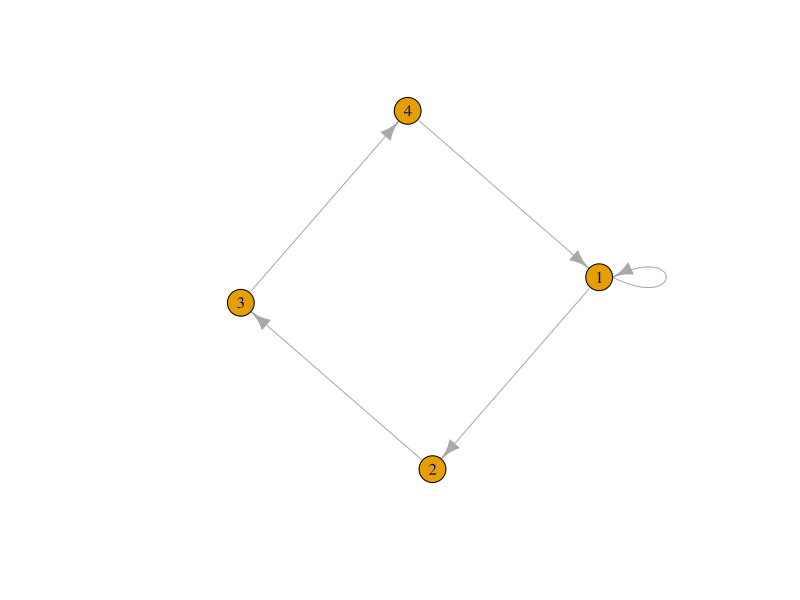
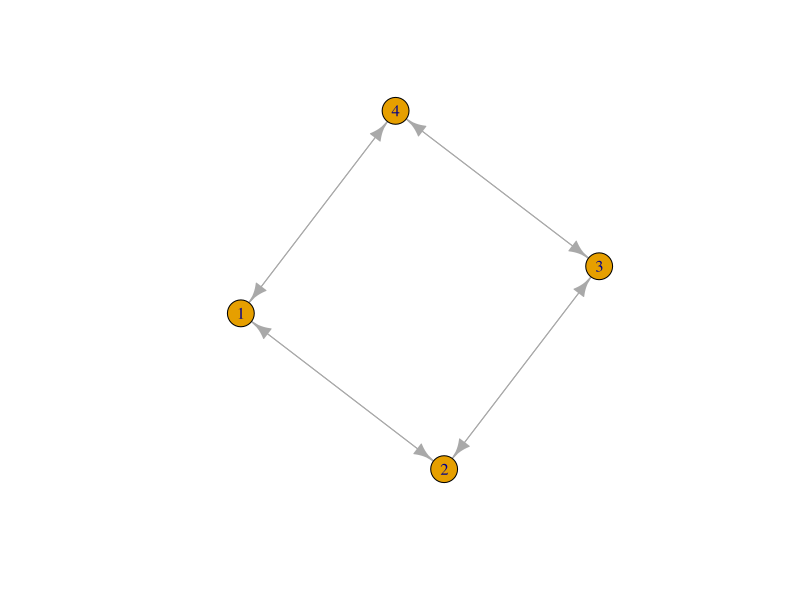
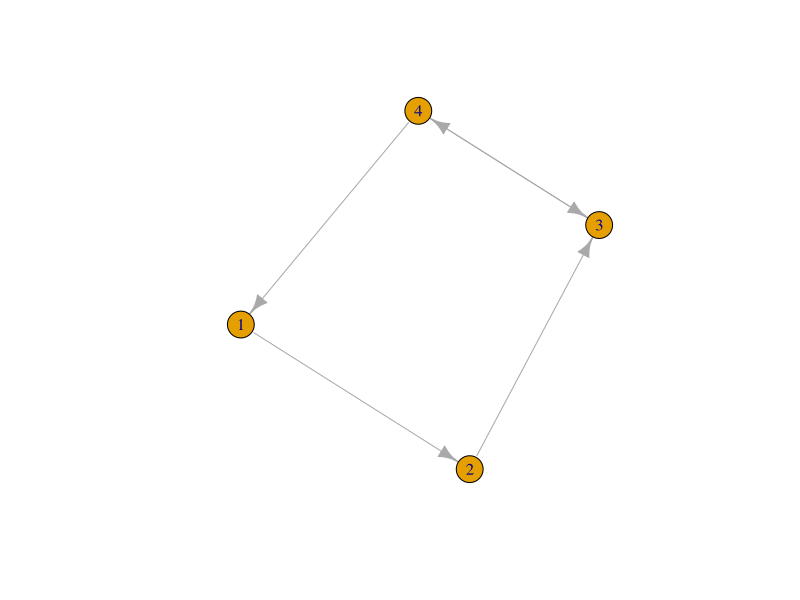
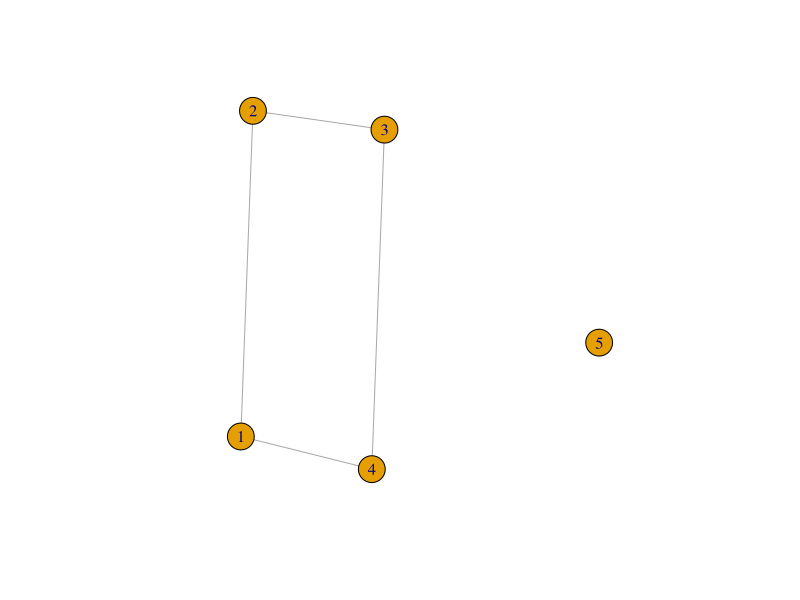
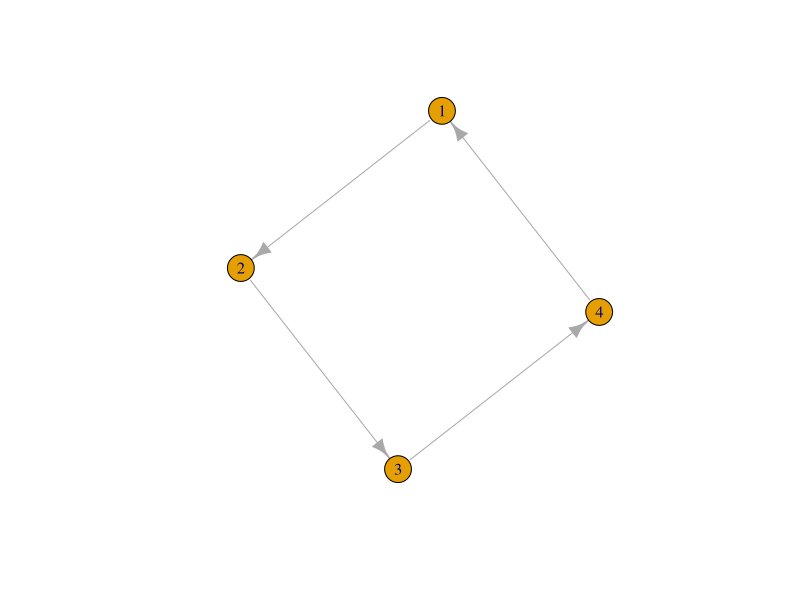
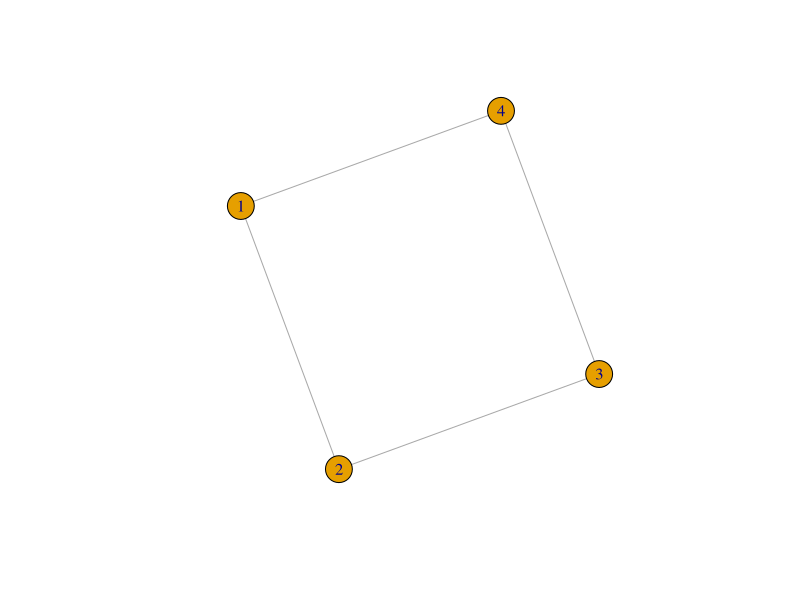
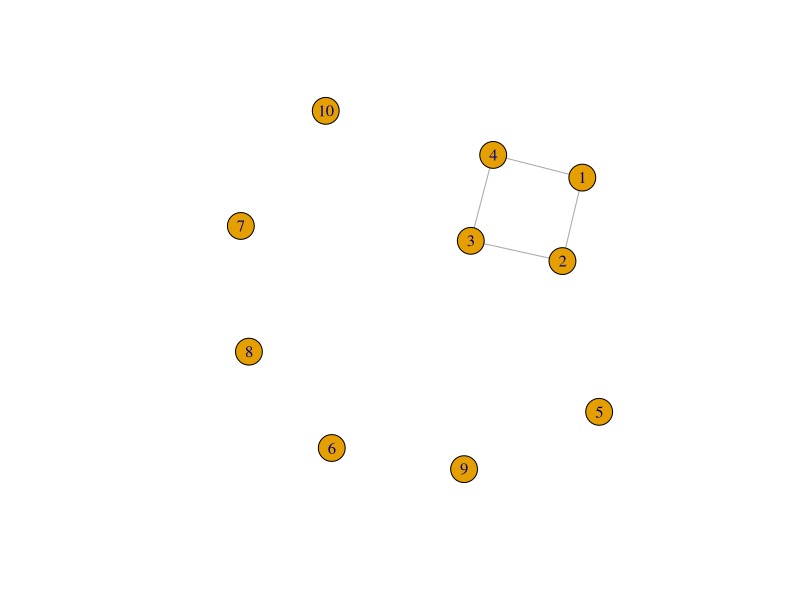
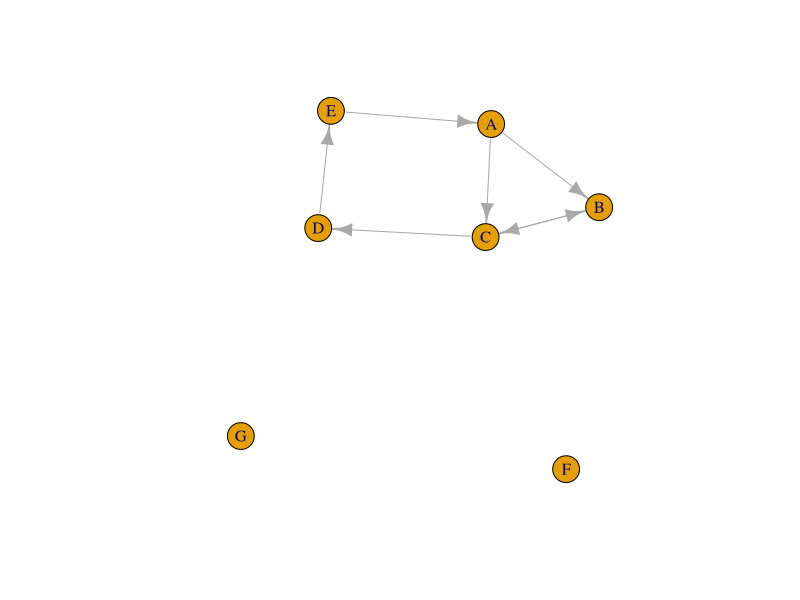

These figures' R source, in order:
#install.packages("igraph", dependencies = T)
library(igraph)

grafo1 = graph(edges=c(1,2,2,3,3,4,4,1,1,1))
plot(grafo1)

# arestas bidirecionais (circular)
grafo2 = graph(edges=c(1,2,2,3,3,4,4,1,1,4,4,3,3,2,2,1))
plot(grafo2)

grafo3 = graph_from_literal(1-+2, 2-+3, 3++4, 4-+1)
plot(grafo3)

# grafo nao direcional
grafo4 = graph_from_literal(1-2, 2-3, 3-4, 4-1, 5)
plot(grafo4)


###############################################################

grafo2 = graph(edges=c(1,2,2,3,3,4,4,1))
plot(grafo2)
# Atributo D indicando que e direcional
grafo2

grafo3 = graph(edges=c(1,2,2,3,3,4,4,1), directed = F)
plot(grafo3)
# Atributo U indicando que nao e direcional
grafo3

# tera 10 vertices, se eu passar menos a api autocompleta com vertices isolados
grafo4 = graph(edges=c(1,2,2,3,3,4,4,1), directed = F, n = 10)
plot(grafo4)
grafo4

# isola os vertices F e G
grafo5 =  graph(edges=c("A", "B", "B", "C", "C", "D", "D", "E", "E", "A", "A", "C", "C", "B"), isolates = c("F", "G"))
plot(grafo5)
grafo5

###############################################################

grafo5 =  graph(edges=c("A", "B", "B", "C", "C", "D", "D", "E", "E", "A", "A", "C", "C", "B"), isolates = c("F", "G"))
plot(grafo5)
grafo5[] # vendo em forma de matriz
grafo5[1,] # primeira linha inteira
grafo5[,1] # primeira coluna inteira
grafo5[1, 1]

# busca informacoes do vertice
V(grafo5)$name

# busca informacoes dos edges
E(grafo5)

grafo7 = graph(edges=c("Fernando", "Pedro", "Jose", "Antonio", "Fernando", "Jose", "Fernando", "Antonio"))
plot(grafo7)
V(grafo7)$Peso = c(40, 30, 30, 25) # Cria o atributo Peso em V (o atributo nao existe na api)
vertex_attr(grafo7) # lendo atributos ja existentes e os que eu criei como acima

# Igual acima porem com edges
E(grafo7)$TipoAmizade = c("Amigo", "Inimigo", "Inimigo", "Amigo")
edge_attr(grafo7)

vertex_attr(grafo7)$Peso

E(grafo7)$weight = c(1, 2, 1, 3)
grafo7 # DNW- -> Direcional. Nomeado e com pesos(ponderado)

V(grafo7)$type = "Humanos"
grafo7 # DNWB -> Direcional. Nomeado, com pesos e com tipo

plot(grafo7)
